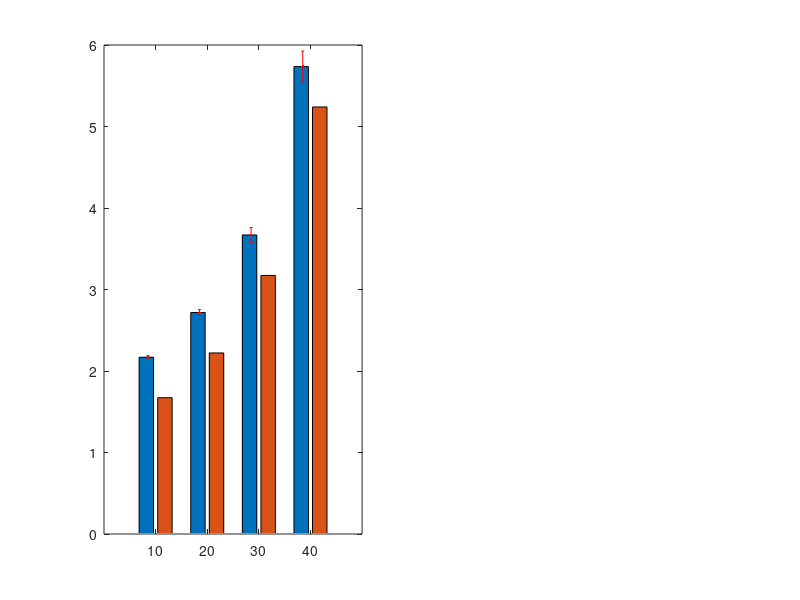

Source code (MATLAB): (Note: this script raises an error after producing the figure.)
load('ex2.mat');
%% 2.a
% Crie uma única figura
figure(1);


% Configure a primeira subplot
subplot(1, 2, 1);
bar(n, [mean_APD_data,mean_AQD_data]);
hold on;

errorbar((n-1.5), mean_APD_data, term_APD_data, 'r.', 'MarkerSize', 5, 'LineStyle', 'none');
errorbar((n+1.5), mean_AQD_data, term_AQD_data,'r.', 'MarkerSize', 5, 'LineStyle', 'none');

xlabel('n VoIP flows');
ylabel('Average Delay (ms)');
title('Average Packet Delay vs Average Queueing Delay of Data');
legend({'APD', 'AQD'}, 'Location','northwest');
set(gca, 'ColorOrder', [0 0 0.8; 0 0.8 0.5]);grid on;
hold off;

% Configure a terceira subplot
subplot(1, 2, 2);
bar(n, [mean_APD_voip,mean_AQD_voip]);
hold on;

errorbar((n-1.5), mean_APD_voip, term_APD_voip,'r.', 'MarkerSize', 5, 'LineStyle', 'none');
errorbar((n+1.5), mean_AQD_voip, term_AQD_voip,'r.', 'MarkerSize', 5, 'LineStyle', 'none');

xlabel('n VoIP flows');
ylabel('Average Delay (ms)');
title('Average Packet Delay vs Average Queueing Delay of VoIP');
legend({'APD', 'AQD'}, 'Location','northwest');
set(gca, 'ColorOrder', [0 0 0.8; 0 0.8 0.5]);grid on;
hold off;

%% 2.b
figure(2);

% Configure a primeira subplot
subplot(2, 2, 1);
hold on;
bar(n, [mean_APD_data, mean_APD_data_Priority]);
errorbar((n-1.5), mean_APD_data, term_APD_data,'r.', 'MarkerSize', 5, 'LineStyle', 'none');
errorbar((n+1.5), mean_APD_data_Priority, term_APD_data_Priority,'r.', 'MarkerSize', 5, 'LineStyle', 'none');
xlabel('n VoIP flows');
xticks(n);
ylabel('Average Packet Delay (ms)');
title('Average Packet Delay of Data');
legend({'Without priority higher to VoIP', 'With priority higher to VoIP'}, 'Location', 'NorthWest');
ylim([0 8]);
set(gca, 'ColorOrder', [0 0 0.8; 0 0.8 0.5]);
grid on;
hold off;

% Configure a segunda subplot
subplot(2, 2, 2);
hold on;
bar(n, [mean_APD_voip, mean_APD_voip_Priority]);
errorbar((n-1.5), mean_APD_voip, term_APD_voip,'r.', 'MarkerSize', 5, 'LineStyle', 'none');
errorbar((n+1.5), mean_APD_voip_Priority, term_APD_voip_Priority,'r.', 'MarkerSize', 5, 'LineStyle', 'none');
xlabel('n VoIP flows');
xticks(n);
ylabel('Average Packet Delay (ms)');
title('Average Packet Delay of VoIP');
legend({'Without priority higher to VoIP', 'With priority higher to VoIP'}, 'Location', 'NorthWest');
ylim([0 8]);
set(gca, 'ColorOrder', [0 0 0.8; 0 0.8 0.5]);
grid on;
hold off;

% Configure a terceira subplot
subplot(2, 2, 3);
hold on;
bar(n, [mean_AQD_data, mean_AQD_data_Priority]);
errorbar((n-1.5), mean_AQD_data, term_AQD_data,'r.', 'MarkerSize', 5, 'LineStyle', 'none');
errorbar((n+1.5), mean_AQD_data_Priority, term_AQD_data_Priority,'r.', 'MarkerSize', 5, 'LineStyle', 'none');
xlabel('n VoIP flows');
xticks(n);
ylabel('Average Queue Delay (ms)');
title('Average Queue Delay of Data');
legend({'Without priority higher to VoIP', 'With priority higher to VoIP'}, 'Location', 'NorthWest');
ylim([0 8]);
set(gca, 'ColorOrder', [0 0 0.8; 0 0.8 0.5]);
grid on;
hold off;

% Configure a quarta subplot
subplot(2, 2, 4);
hold on;
bar(n, [mean_AQD_voip, mean_AQD_voip_Priority]);
errorbar((n-1.5), mean_AQD_voip, term_AQD_voip,'r.', 'MarkerSize', 5, 'LineStyle', 'none');
errorbar((n+1.5), mean_AQD_voip_Priority, term_AQD_voip_Priority,'r.', 'MarkerSize', 5, 'LineStyle', 'none');
xlabel('n VoIP flows');
xticks(n);
ylabel('Average Queue Delay (ms)');
title('Average Queue Delay of VoIP');
legend({'Without priority higher to VoIP', 'With priority higher to VoIP'}, 'Location', 'NorthWest');
ylim([0 8]);
set(gca, 'ColorOrder', [0 0 0.8; 0 0.8 0.5]);
grid on;
hold off;

%% 2.c


figure(3);

% Configure a primeira subplot
subplot(1, 2, 1);
hold on;
bar(n, [mean_APD_data_Priority, APDd]);

errorbar((n-1.5), mean_APD_data_Priority, term_APD_data_Priority,'r.', 'MarkerSize', 5, 'LineStyle', 'none');
xlabel('n VoIP flows');
xticks(n);
ylabel('Average Packet Delay (ms)');
title('Average Packet Delay of Data w/ priority VoIP');
legend({'Simulation Values', 'Theorical values'}, 'Location', 'NorthWest');
ylim([0 8]);
set(gca, 'ColorOrder', [0 0.8 0.5; 0 0 0.8]);
grid on;
hold off;

% Configure a segunda subplot
subplot(1, 2, 2);
hold on;
bar(n, [mean_APD_voip_Priority, APDv]);

errorbar((n-1.5), mean_APD_voip_Priority, term_APD_voip_Priority,'r.', 'MarkerSize', 5, 'LineStyle', 'none');
xlabel('n VoIP flows');
xticks(n);
ylabel('Average Packet Delay (ms)');
title('Average Packet Delay of Data w/ priority VoIP');
legend({'Simulation Values', 'Theorical values'}, 'Location', 'NorthWest');
ylim([0 8]);
set(gca, 'ColorOrder', [0 0.8 0.5; 0 0 0.8]);
grid on;
hold off;
